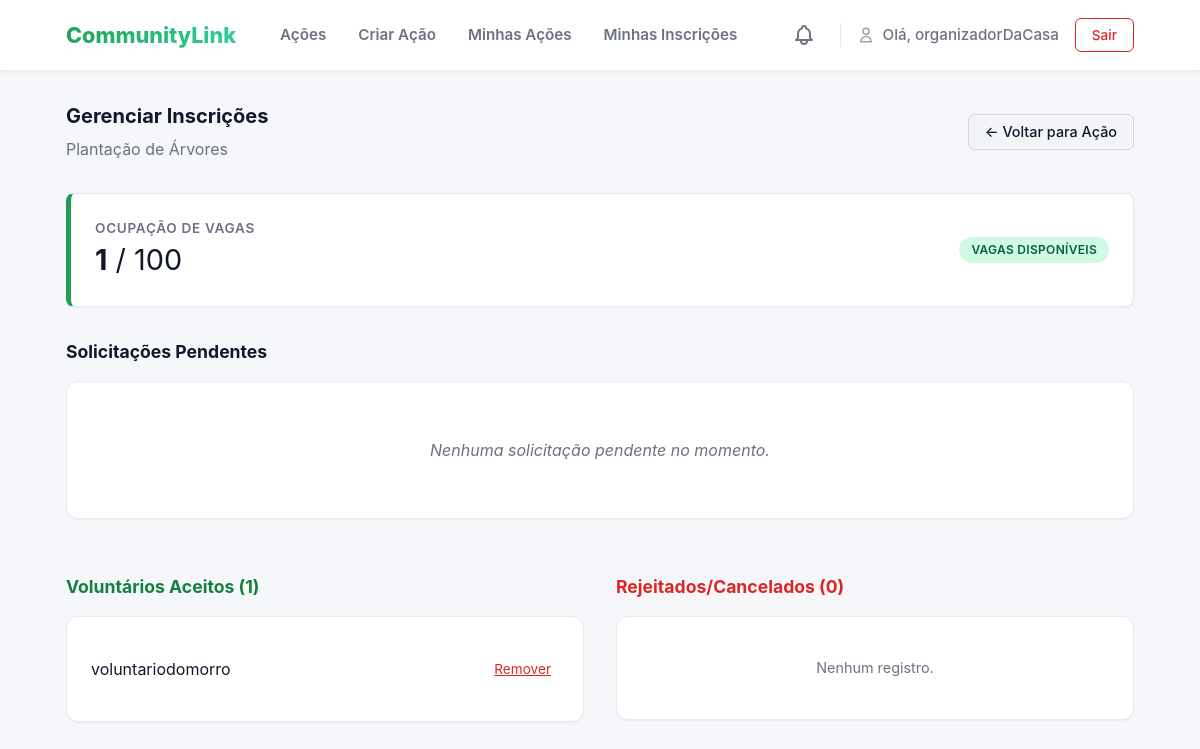
The page /acoes/24/gerenciar/ (signed in) on the database as committed earlier.
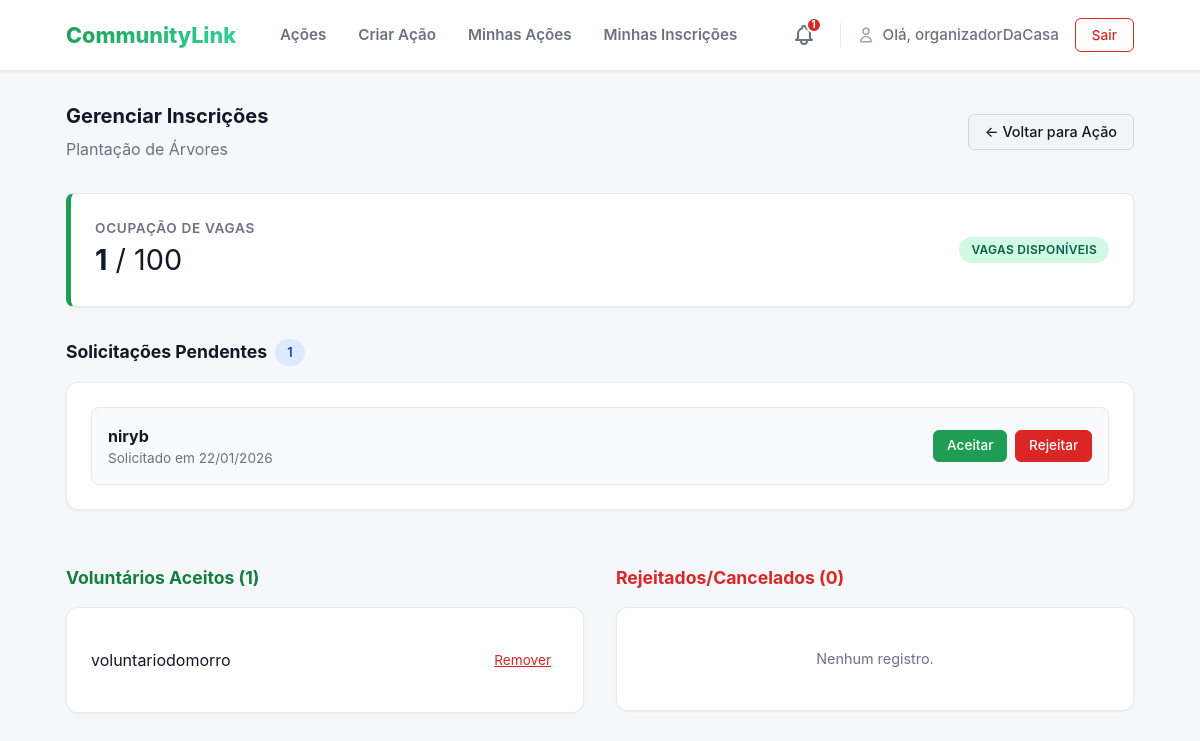
The same page on the database as committed later.
### acoes/models.py (models this page shows, shortened)
class Inscricao(models.Model):
    STATUS_CHOICES = [
        ('PENDENTE', 'Pendente'),
        ('ACEITO', 'Aceito'),
        ('REJEITADO', 'Rejeitado'),
        ('CANCELADO', 'Cancelado'),
    ]
    acao = models.ForeignKey(Acao, on_delete=models.CASCADE)
    voluntario = models.ForeignKey(User, on_delete=models.CASCADE)
    status = models.CharField(max_length=10, choices=STATUS_CHOICES, default='PENDENTE')
    data_inscricao = models.DateTimeField(auto_now_add=True)
    comentario = models.TextField(blank=True, null=True)
    class Meta:
        unique_together = ('acao', 'voluntario')

### acoes/views.py (the view, shortened to what this page needs)
# urls.py: path('<int:pk>/gerenciar/', views.acao_manage, name='acao_manage'),
@login_required
def acao_manage(request, pk):
    acao = get_object_or_404(Acao, pk=pk)
    if acao.organizador != request.user and not request.user.is_superuser:
        messages.error(request, 'Você não tem permissão para gerenciar esta ação.')
        return redirect(acao.get_absolute_url())
    solicitacoes_pendentes = acao.inscricao_set.filter(status='PENDENTE').order_by('data_inscricao')
    solicitacoes_aceitas = acao.inscricao_set.filter(status='ACEITO').order_by('voluntario__username')
    solicitacoes_rejeitadas = acao.inscricao_set.filter(status='REJEITADO').order_by('voluntario__username')
    context = {
        'acao': acao,
        'pendentes': solicitacoes_pendentes,
        'aceitas': solicitacoes_aceitas,
        'rejeitadas': solicitacoes_rejeitadas,
    }
    return render(request, 'acoes/acao_manage.html', context)

### acoes/context_processors.py (called while the page is built)
def auth_groups_processor(request):
    is_organizador = False
    is_voluntario = False
    unread_notification_count = 0 # Valor padrão
    if request.user.is_authenticated:
        is_organizador = request.user.groups.filter(name='Organizadores').exists()
        is_voluntario = request.user.groups.filter(name='Voluntarios').exists()
        unread_notification_count = Notificacao.objects.filter(
            destinatario=request.user,
            lida=False
        ).count()
    return {
        'is_organizador': is_organizador,
        'is_voluntario': is_voluntario,
        'unread_notification_count': unread_notification_count
    }

### acoes/models.py (called while the page is built)
    @property
    def ja_aconteceu(self):
        return self.data < timezone.now()

    @property
    def vagas_preenchidas(self):
        return self.inscricao_set.filter(status='ACEITO').count()

    @property
    def esta_cheia(self):
        return self.vagas_preenchidas >= self.numero_vagas

    def get_absolute_url(self):
        return reverse('acoes:acao_detail', kwargs={'pk': self.pk})

### acoes/templates/acoes/acao_manage.html (shortened to what the changed rows need)
{% extends 'acoes/base.html' %}
{% load static %}
{% block extra_css %}
    <link rel="stylesheet" href="{% static 'css/acoes.css' %}">
{% endblock %}
{% block content %}
    <div class="page-header">
        <div>
            <h1 class="action-title m-0">Gerenciar Inscrições</h1>
        </div>
    </div>
    <section class="manage-section">
        <h2 class="section-title">
            Solicitações Pendentes
            {% if pendentes %}
                <span class="badge badge-info" style="margin-left: 0.5rem; font-size: 0.8rem;">{{ pendentes.count }}</span>
            {% endif %}
        </h2>
        <div class="card-panel">
            {% if not pendentes %}
                <div class="empty-state-mini">
                    <p>Nenhuma solicitação pendente no momento.</p>
                </div>
            {% else %}
                <div class="pending-list">
                    {% for inscricao in pendentes %}
                        <div class="pending-item">
                            <div class="pending-info">
                                <strong class="user-name">{{ inscricao.voluntario.username }}</strong>
                                <span class="user-date">Solicitado em {{ inscricao.data_inscricao|date:"d/m/Y" }}</span>
                            </div>
                            <div class="pending-actions">
                                <form action="{% url 'acoes:acao_manage' acao.pk %}" method="POST">
                                    <button type="submit" class="btn btn-primary btn-sm"
                                        {% if acao.esta_cheia %}disabled title="Sem vagas"{% endif %}>
                                        Aceitar
                                    </button>
                                </form>
                                <form action="{% url 'acoes:acao_manage' acao.pk %}" method="POST">
                                    <button type="submit" class="btn btn-danger btn-sm">
                                        Rejeitar
                                    </button>
                                </form>
                            </div>
                        </div>
                    {% endfor %}
                </div>
            {% endif %}
        </div>
    </section>
    <div class="manage-grid">
        <div class="manage-column">
            <h2 class="section-title text-success">Voluntários Aceitos ({{ aceitas.count }})</h2>
            <div class="card-panel">
                <ul class="user-list">
                    {% for inscricao in aceitas %}
                        <li class="user-list-item">
                            <span class="username">{{ inscricao.voluntario.username }}</span>
                            {% if not acao.ja_aconteceu %}
                                <form action="{% url 'acoes:acao_manage' acao.pk %}" method="POST" onsubmit="return confirm('Tem certeza que deseja remover este voluntário?');">
                                    <button type="submit" class="btn-link-danger">Remover</button>
                                </form>
                            {% endif %}
                        </li>
                    {% empty %}
                        <li class="empty-list-item">Nenhum voluntário aceito.</li>
                    {% endfor %}
                </ul>
            </div>
        </div>
        <div class="manage-column">
            <h2 class="section-title text-danger">Rejeitados/Cancelados ({{ rejeitadas.count }})</h2>
        </div>
    </div>
{% endblock %}

### acoes/templates/acoes/base.html (shortened to what this page needs)
<!DOCTYPE html>
{% load static %}
<html lang="pt-br">
<head>
    <link rel="stylesheet" href="{% static 'css/style.css' %}">
    {% block extra_css %}{% endblock %}
</head>
<body>
    <nav class="site-nav">
        <div class="container">
            <div class="nav-row">
                <div class="nav-left">
                    <a href="{% url 'acoes:acao_list' %}" class="brand">
                        <span class="brand-text">CommunityLink</span>
                    </a>
                    <div class="nav-links">
                        <a href="{% url 'acoes:acao_list' %}" class="nav-item">Ações</a>
                        {% if user.is_authenticated %}
                            {% if is_organizador or user.is_superuser %}
                                <a href="{% url 'acoes:acao_create' %}" class="nav-item">Criar Ação</a>
                                <a href="{% url 'acoes:minhas_acoes' %}" class="nav-item">Minhas Ações</a>
                            {% endif %}
                            <a href="{% url 'acoes:minhas_inscricoes' %}" class="nav-item">Minhas Inscrições</a>
                        {% endif %}
                    </div>
                </div>
                <div class="nav-right">
                    {% if user.is_authenticated %}
                        <a href="{% url 'acoes:notificacoes_list' %}" class="nav-icon-link" title="Notificações">
                            {% if unread_notification_count > 0 %}
                                <span class="badge-notification">
                                    {{ unread_notification_count }}
                                </span>
                            {% endif %}
                        </a>
                        <div class="nav-user-area">
                            <a href="{% url 'acoes:perfil' %}" class="nav-user-link">
                                <svg xmlns="http://www.w3.org/2000/svg" class="nav-svg-sm" fill="none" viewBox="0 0 24 24" stroke="currentColor">
                                    <path stroke-linecap="round" stroke-linejoin="round" stroke-width="2" d="M16 7a4 4 0 11-8 0 4 4 0 018 0zM12 14a7 7 0 00-7 7h14a7 7 0 00-7-7z" />
                                </svg>
                                <span class="user-greeting">Olá, {{ request.user.username }}</span>
                            </a>
                            <form method="post" action="{% url 'acoes:logout' %}" class="logout-form">
                                <button type="submit" class="btn btn-sm btn-danger-outline">
                                    Sair
                                </button>
                            </form>
                        </div>
                    {% else %}
                        <div class="nav-auth-links">
                            <a href="{% url 'acoes:signin' %}" class="btn btn-sm btn-text">Entrar</a>
                            <a href="{% url 'acoes:signup' %}" class="btn btn-sm btn-primary">Cadastrar</a>
                        </div>
                    {% endif %}
                </div>
            </div>
        </div>
    </nav>
    <main class="main-container container">
        {% block content %}
        {% endblock %}
    </main>
</body>
</html>

Rows that differ between the two databases and show on the page:
added Inscricao: voluntario.username "niryb", data_inscricao "22/01/2026", shown under "Solicitações Pendentes 1"
Other text that changed with them:
{{ unread_notification_count }}: (not shown) → "1"
{{ pendentes.count }}: (not shown) → "1"
text no longer shown: "Nenhuma solicitação pendente no momento."
